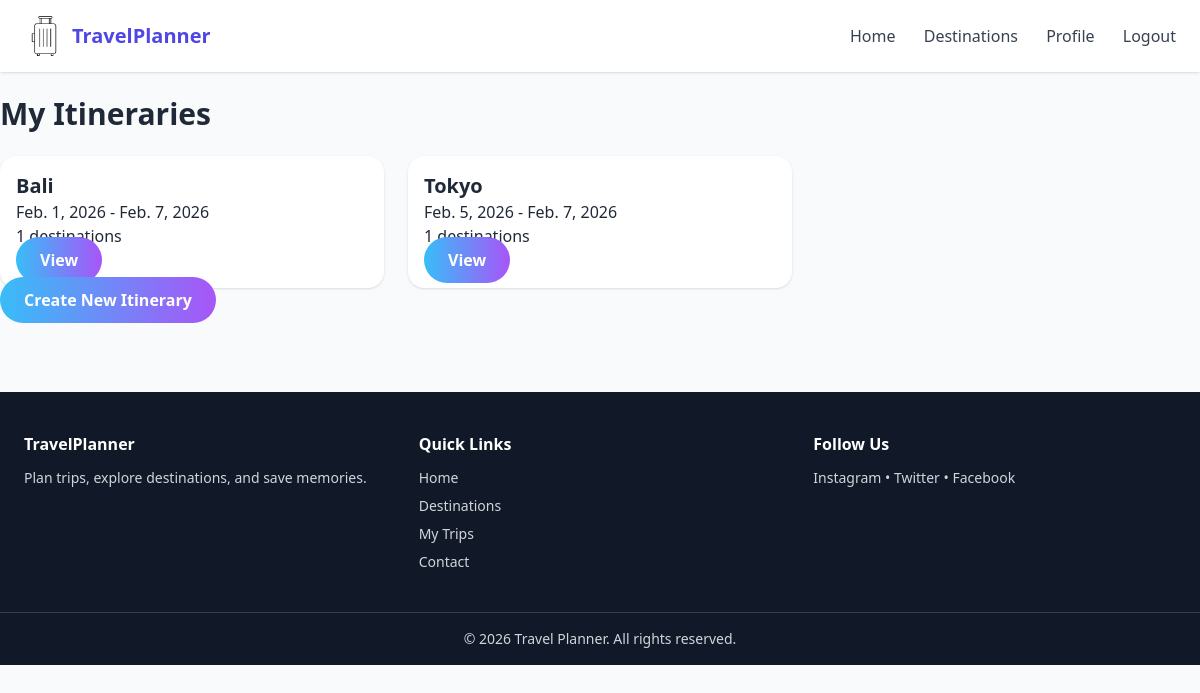
The app's page /itineraries/ (signed in), older data.
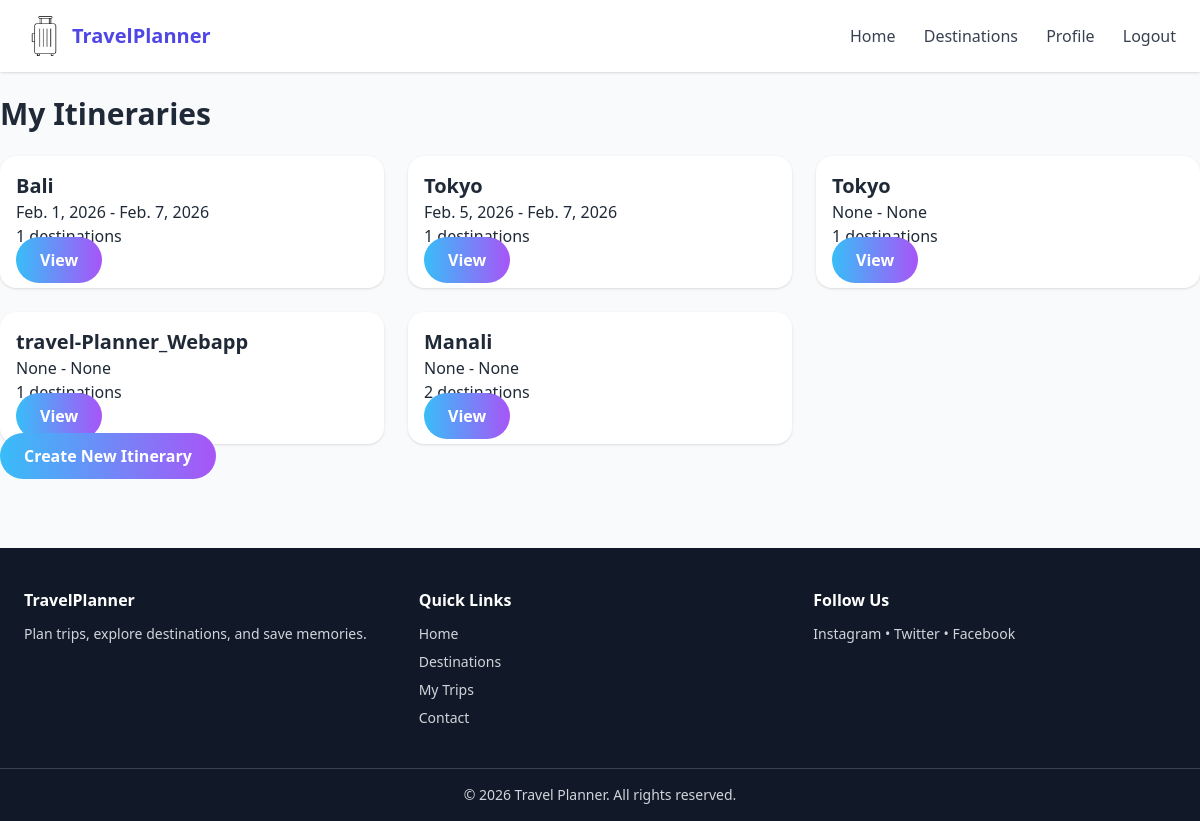
The same page, newer data.
### core/models.py (models this page shows, shortened)
class Itinerary(models.Model):
    user = models.ForeignKey(User, on_delete=models.CASCADE, related_name='itineraries')
    destinations = models.ManyToManyField('Destination', related_name='itineraries')
    name = models.CharField(max_length=100)
    start_date = models.DateField(null=True, blank=True)
    end_date = models.DateField(null=True, blank=True)
    created_at = models.DateTimeField(auto_now_add=True)

### core/views.py (the view)
# urls.py: path('itineraries/', views.itinerary_list, name='itinerary_list'),
@login_required
def itinerary_list(request):
    itineraries = Itinerary.objects.filter(user=request.user)
    return render(request, 'core/itinerary_list.html', {'itineraries': itineraries})

### core/templates/core/itinerary_list.html (shortened to what this page needs)
{% extends 'core/base.html' %}
{% block content %}
<h2 class="text-3xl font-bold mb-6">My Itineraries</h2>
<div class="grid grid-cols-1 sm:grid-cols-2 md:grid-cols-3 gap-6">
    {% for itinerary in itineraries %}
    <div class="card p-4 shadow hover:shadow-lg transition">
        <h3 class="text-xl font-bold">{{ itinerary.name }}</h3>
        <p>{{ itinerary.start_date }} - {{ itinerary.end_date }}</p>
        <p>{{ itinerary.destinations.count }} destinations</p>
        <a href="{% url 'itinerary_detail' itinerary.pk %}" class="btn mt-2 w-full">View</a>
    </div>
    {% endfor %}
</div>
<a href="{% url 'itinerary_create' %}" class="btn mt-6">Create New Itinerary</a>
{% endblock %}

### core/templates/core/base.html (shortened to what this page needs)
{% load static %}
<!DOCTYPE html>
<html lang="en">
<head>
    <script src="https://cdn.tailwindcss.com"></script>
    <link rel="stylesheet" href="{% static 'css/styles.css' %}">
</head>
<body class="bg-gray-50 text-gray-800">
<nav class="fixed top-0 w-full bg-white shadow z-50">
    <div class="max-w-7xl mx-auto px-6 py-4 flex justify-between items-center">
        <div class="flex items-center gap-2">
            <img src="{% static 'images/logo.png' %}" class="h-10" alt="Logo">
            <span class="text-xl font-bold text-indigo-600">TravelPlanner</span>
        </div>
        <div class="space-x-6 hidden md:block">
            <a href="{% url 'home' %}" class="nav-link">Home</a>
            <a href="{% url 'destination_list' %}" class="nav-link">Destinations</a>
            <a href="{% url 'profile' %}" class="nav-link">
            {% if user.is_authenticated %}Profile{% else %}Login{% endif %}
            </a>
            {% if user.is_authenticated %}
                <a href="{% url 'logout' %}" class="nav-link">Logout</a>
            {% else %}
                <a href="{% url 'signup' %}" class="nav-link">Signup</a>
            {% endif %}
        </div>
    </div>
</nav>
<main class="pt-24">
    {% block content %}{% endblock %}
</main>
<footer class="bg-gray-900 text-gray-300 mt-20">
    <div class="max-w-7xl mx-auto px-6 py-10 grid md:grid-cols-3 gap-8">
        <div>
            <h3 class="font-bold text-white mb-3">TravelPlanner</h3>
            <p class="text-sm">Plan trips, explore destinations, and save memories.</p>
        </div>
        <div>
            <h3 class="font-bold text-white mb-3">Quick Links</h3>
            <ul class="space-y-2 text-sm">
                <li>Home</li>
                <li>Destinations</li>
                <li>My Trips</li>
                <li>Contact</li>
            </ul>
        </div>
        <div>
            <h3 class="font-bold text-white mb-3">Follow Us</h3>
            <p class="text-sm">Instagram • Twitter • Facebook</p>
        </div>
    </div>
    <div class="text-center py-4 text-sm border-t border-gray-700">
        © 2026 Travel Planner. All rights reserved.
    </div>
</footer>
</body>
</html>

### core/static/css/styles.css (style rules this page uses)
.nav-link { color: #374151; font-weight: 500; transition: color 0.3s ease; }
.btn { background: linear-gradient(90deg, #38bdf8, #a855f7); color: white; padding: 0.75rem 1.5rem; border-radius: 9999px; font-weight: 600; transition: all 0.3s ease; }
.card { background: white; border-radius: 16px; padding: 1.5rem; box-shadow: 0 10px 25px rgba(0,0,0,0.12); transition: transform 0.3s ease, box-shadow 0.3s ease; }

Row changes from the older to the newer data that the page shows:
added Itinerary: name "Tokyo", start_date "None", end_date "None", destinations.count "1"
added Itinerary: name "travel-Planner_Webapp", start_date "None", end_date "None", destinations.count "1"
added Itinerary: name "Manali", start_date "None", end_date "None", destinations.count "2"
